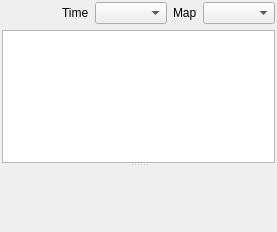
<?xml version="1.0" encoding="UTF-8"?>
<ui version="4.0">
 <class>PostWaterBalanceDock</class>
 <widget class="QWidget" name="PostWaterBalanceDock">
  <property name="geometry">
   <rect>
    <x>0</x>
    <y>0</y>
    <width>277</width>
    <height>232</height>
   </rect>
  </property>
  <property name="windowTitle">
   <string>Water balance</string>
  </property>
  <layout class="QVBoxLayout" name="verticalLayout_PostWaterBalanceDock">
   <property name="leftMargin">
    <number>2</number>
   </property>
   <property name="topMargin">
    <number>2</number>
   </property>
   <property name="rightMargin">
    <number>2</number>
   </property>
   <property name="bottomMargin">
    <number>2</number>
   </property>
   <item>
    <layout class="QVBoxLayout" name="verticalLayout_postWaterBalance" stretch="0,1">
     <item>
      <layout class="QHBoxLayout" name="horizontalLayout_postBalanceTop" stretch="1,0,0,0,0">
       <item>
        <widget class="QLabel" name="label_postBalanceNotes">
         <property name="wordWrap">
          <bool>true</bool>
         </property>
        </widget>
       </item>
       <item>
        <widget class="QLabel" name="label_timeBalance">
         <property name="text">
          <string>Time</string>
         </property>
        </widget>
       </item>
       <item>
        <widget class="QComboBox" name="comboBox_timeBalance">
         <property name="toolTip">
          <string>One table row per year, month or day; only steps the run's output can be summed to.</string>
         </property>
        </widget>
       </item>
       <item>
        <widget class="QLabel" name="label_postBalanceMap">
         <property name="text">
          <string>Map</string>
         </property>
        </widget>
       </item>
       <item>
        <widget class="QComboBox" name="comboBox_postBalanceMap">
         <property name="toolTip">
          <string>A per-cell term or ratio over the whole run, shown on the Map dock; cells with a ratio above 1 break the mHM check protocol.</string>
         </property>
        </widget>
       </item>
      </layout>
     </item>
     <item>
      <widget class="QSplitter" name="splitter_postWaterBalance">
       <property name="orientation">
        <enum>Qt::Vertical</enum>
       </property>
       <widget class="QTableWidget" name="tableWidget_postWaterBalance">
        <property name="sizePolicy">
         <sizepolicy hsizetype="Expanding" vsizetype="Expanding">
          <horstretch>0</horstretch>
          <verstretch>1</verstretch>
         </sizepolicy>
        </property>
        <property name="editTriggers">
         <set>QAbstractItemView::NoEditTriggers</set>
        </property>
       </widget>
       <widget class="QWidget" name="widget_postWaterBalancePlot" native="true">
        <property name="sizePolicy">
         <sizepolicy hsizetype="Expanding" vsizetype="Expanding">
          <horstretch>0</horstretch>
          <verstretch>3</verstretch>
         </sizepolicy>
        </property>
       </widget>
      </widget>
     </item>
    </layout>
   </item>
  </layout>
 </widget>
 <resources/>
 <connections/>
</ui>
